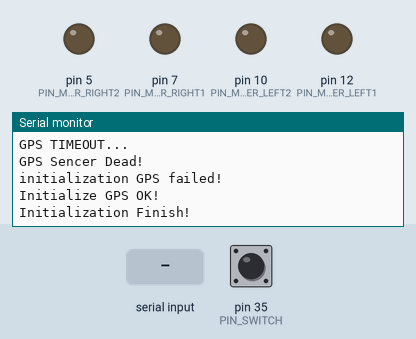
Simulated run of this sketch. Board: Arduino Mega 2560, built with avr-gcc and run on an emulated ATmega2560. Shown: output pins drawn as LEDs (lit = HIGH), the last lines printed to the serial monitor. Wiring (inferred from the names in the program): HMC5883L compass at I2C address 0x1E. The inputs (shaded band) are chosen by the test bench; at power-on: pin 35 (PIN_SWITCH) LOW. Storage starts empty.

Above: at 17.9 s.
18.0 s: "90,45,200\n" received over the second serial link
At 18.8 s:
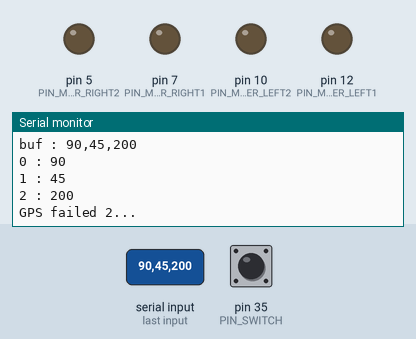
19.5 s: "90,45\n" received over the second serial link
At 20.5 s:
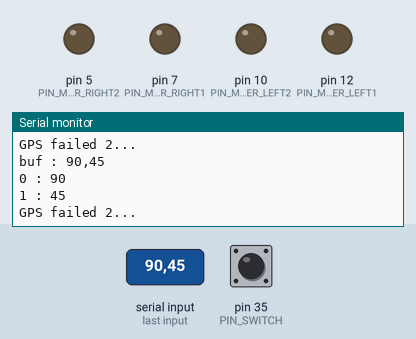
21.0 s: "0\n" received over the second serial link
At 22.2 s:
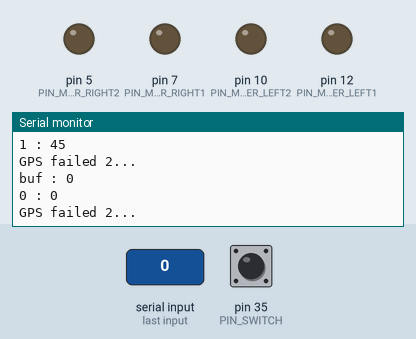
Timing chart, 0 to 24.0 s (numbered marks = the images above; inputs shaded):
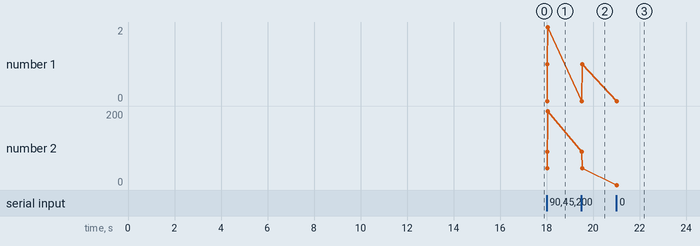

Measured:
- after the input at 18.0 s, the serial monitor: prints a new line at once (image 1)
- after the input at 19.5 s, the serial monitor: prints a new line at once (image 2)
- after the input at 21.0 s, the serial monitor: prints a new line at once (image 3)

The sketch:

Main_Ver.1.10.02.ino
```cpp
#include <Wire.h>				// for I2C通信
#include <math.h>				// atan2とか
#include <SPI.h>
#include <SD.h>
//#include <SoftwareSerial.h>		// for GPS Serial通信

// #########################################
// 関数プロトタイプ宣言
// #########################################
// ミッション遂行系
void RunUpNearGoal(double residualError);
void ApproachGoal(double residualError);
void FinalApproachToGoal(double residualError);
// 地磁気系
double GetMagnetRad();
double GetMagnetRadNTimes(int n);
// モーター系
int SetRoverAngle(double targetRad, int maxCount);
void GoStraight(double targetDirection, unsigned long msec);
void SpinRover(double LorR, unsigned long mSec);
void SetMoter(int l1, int l2, int r1, int r2);
// GPS系
int InitializeGps();
int GetGpsData();
int Split(char *string, char *separator);
void SendUnable(int datatype);
char ChecksumCalc(char *dt);
void CalcDistanceDirection();
// Log系
int InitializeSd();
void SdOpenFailed();
void LogSta(char *string);
void LogGps();
void LogMagRaw();
void LogMagAvg(int n, double rad);
void LogAcc();
void LogPho(int ok);


// I2C
unsigned char I2cRead(unsigned char regAddress);
void I2cWrite(unsigned char regAddress, unsigned char data);
// 変換系
double NormalizeRad(double input);
double NormalizeRadSym(double input);
double Deg2Rad(double deg);
double Rad2Deg(double rad);
double ddmm2dddd(double ddmm);
unsigned long Meter2Msec(double meter);
double Msec2Meter(int msec);
unsigned long Sec2Msec(int Sec);
// #########################################

// #########################################
// 定数定義
// #########################################

#define DEBUG 1

#define SERIAL_BAUDRATE 9600		// シリアル通信のボーレート

// スイッチ
#define PIN_SWITCH 35

// 加速度センサ
#define PIN_ACC_Z 0
#define PIN_ACC_Y 2
#define PIN_ACC_X 4

// モーター
#define PIN_MOTER_LEFT1 12
#define PIN_MOTER_LEFT2 10
#define PIN_MOTER_RIGHT1 7
#define PIN_MOTER_RIGHT2 5

// 地磁気センサ
#define HMC5883L_ADDRESS 0x1E		// 7bit ADDRESS for I2C通信の素子識別アドレス

// CdS光センサ
#define ANALOG_PIN_CDS 1			// 光センサのアナログin

// GPS
#define GpsSerialBegin(baudrate) Serial1.begin(baudrate)
#define GpsSerialRead() Serial1.read()
#define GpsSerialAvailable() Serial1.available()
#define GpsSerialPrint(gpsSendData) Serial1.print(gpsSendData)

// Log
//SPI通信で使われるピンは次のとおりです。
//Arduino Uno(ATmega168/328を搭載するボード): 10(SS)、11(MOSI)、12(MISO)、>13(SCK)
//Arduino Leonardo: ICSP4(MISO)、ICSP1(MOSI)、ICSP3(SCK)
//Arduino Mega: 50(MISO)、51(MOSI)、52(SCK)、53(SS)
#define PIN_SD_SS 53

// #########################################

// #########################################
// Global変数定義
// #########################################

// 地磁気センサ
const double MAGNET_DECLINATION = 7.0;					// 東京で西偏7度0分
int Magnet_X12 = 0;
int Magnet_Z12 = 0;
int Magnet_Y12 = 0;

// 加速度センサ
long Acc_X = 0;
long Acc_Z = 0;
long Acc_Y = 0;

// GPS
const long EARTH_RADIUS = 6378137;
#define GPS_RAW_ARR_LENGTH 30					// Gps_Raw_Arrの長さ
#define GPS_RAW_ARR_BUF_LENGTH 20				// Gps_Raw_Arrの値の長さ
char Gps_Raw_Arr[GPS_RAW_ARR_LENGTH][GPS_RAW_ARR_BUF_LENGTH];
double Gps_Lat;									//
double Gps_Long;								//dd.mmmmmmにすること
double Gps_Height;								//
double Gps_Distance;							//センサと目的地間距離
double Gps_Radian;								//センサから目的地までの方位
const double TARGET_LATITUDE = 35.428045;
const double TARGET_LONGITUDE = 139.457297;		//dd,mmmmmm安田講堂塔真ん中(D, D)=(1602.1, 4.48286)

// Log
File MY_FILE;
char FLIE_NAME[] = "LOG.CSV";
// #########################################


void setup() {
	int countSwitch = 0;
	delay(1000);

	// ボタンが押されて，安定したらスタート
	while(1) {
		countSwitch = 0;
		for (int i = 0; i < 10; i++) {
			countSwitch += digitalRead(PIN_SWITCH);
			delay(50);
		}
		if (countSwitch == 0) {
			break;
		}
	}

	int error = 1;
	Serial.begin(SERIAL_BAUDRATE);
	Wire.begin();					// I2C通信起動
	I2cWrite(0x02,0x00);			// 地磁気センサの設定
	if (DEBUG) Serial.println("Switch ON!");

	// SD初期化
	// エラーの場合，音を鳴らして警告させたい
	error = InitializeSd();
	if (error == 0) {
		Serial.println("initialization SD failed!");
		// #########################
		// ここに警告音
	}

	LogSta("Switch ON!");						// ほんとは，SwitchONはもっと前だけど，SDの初期化終わらないと書き込めないのよね....w
	LogSta("Initialize SD OK!");
	if (DEBUG) Serial.println("Initialize SD OK!");

	// GPS初期化
	error = InitializeGps();
	if (error == 0) {
		Serial.println("initialization GPS failed!");
		// #########################
		// ここに警告音
	}

	LogSta("Initialize GPS OK!");
	if (DEBUG) Serial.println("Initialize GPS OK!");

	// モーターのピン設定
	pinMode(PIN_MOTER_LEFT1, OUTPUT);
	pinMode(PIN_MOTER_LEFT2, OUTPUT);
	pinMode(PIN_MOTER_RIGHT1, OUTPUT);
	pinMode(PIN_MOTER_RIGHT2, OUTPUT);
	SetMoter(0,0,0,0);

	// ###########################
	// 初期化完了の音を鳴らしたい
	LogSta("Initialization Finish!");
	if (DEBUG) Serial.println("Initialization Finish!");

	delay(100);
}


void loop() {
	double magnetRad;

//	Serial.print("Switch : ");
//	Serial.println(digitalRead(PIN_SWITCH));
	GetGpsData();


}


// #########################################
// ミッション遂行系
// residualErrorは残り半径
void RunUpNearGoal(double residualError) {
	int getGpsData = 0;			//GetGpsData()の返り値保存用
	unsigned long time = millis();

	while(1) {
		// GPS取得
		getGpsData = 0;
		time = millis();
		// バッファを消すためGPSは3回とる
		while(getGpsData < 3) {
			if(millis() > time + Sec2Msec(10)) {		//これで10秒間とれなかったらループから外れる...はず
				break;
			}
			getGpsData += GetGpsData();
		}

		if (DEBUG) {
			if (getGpsData < 3) {
				Serial.println("getGpsData is under 3");
			} else {
				Serial.println("GetGpsData OK!");
			}
			Serial.print("Gps_Lat : ");
			Serial.println(Gps_Lat);
			Serial.print("Gps_Long : ");
			Serial.println(Gps_Long);
		}

		// 方向距離取得
		CalcDistanceDirection();

		// 終了判定
		if (Gps_Distance < residualError) {
			if (DEBUG) Serial.println("break RunUpNearGoal()");
			delay(10000);
			return;
		}

		// ローバー角度調整		25(maxCount)は要検討
		if ( SetRoverAngle(Gps_Radian, 25) < 20 ) {
			if (DEBUG) Serial.println("SetRoverAngle OK!");
		} else {
			if (DEBUG) Serial.println("SetRoverAngle failed...");
		}

		if (DEBUG) Serial.print("NowRad : ");
		if (DEBUG) Serial.println(NormalizeRadSym( GetMagnetRad() ));
		delay(1000);

		// 進む
		SetMoter(255,0,255,0);
		// 進む距離適当
		delay( Meter2Msec(10.0) );

		SetMoter(0,0,0,0);
		delay(1000);

		// 回転，わだち回避
		SpinRover(1.0, Sec2Msec(5));
		delay(1000);
		SpinRover(-1.0, Sec2Msec(5));
		delay(1000);
	}
}

void ApproachGoal(double residualError) {

}

void FinalApproachToGoal(double residualError) {

}


// #########################################
// 地磁気系
double GetMagnetRad() {
	double magnetRad;
	unsigned char xMsb;
	unsigned char xLsb;
	unsigned char zMsb;
	unsigned char zLsb;
	unsigned char yMsb;
	unsigned char yLsb;
	double xDouble;
	double yDouble;

	// 順番がXZYなので注意！
	xMsb = I2cRead(0x03);
	xLsb = I2cRead(0x04);
	zMsb = I2cRead(0x05);
	zLsb = I2cRead(0x06);
	yMsb = I2cRead(0x07);
	yLsb = I2cRead(0x08);

	Magnet_X12 = xMsb;
	Magnet_X12 = ((Magnet_X12 << 8) & 0xFF00) | xLsb; //SHIFT & GET 12bit DATA WITH MSB
	Magnet_Y12 = yMsb;
	Magnet_Y12 = ((Magnet_Y12 << 8) & 0xFF00) | yLsb; //SHIFT & GET 12bit DATA WITH MSB
	Magnet_Z12 = zMsb;
	Magnet_Z12 = ((Magnet_Z12 << 8) & 0xFF00) | zLsb; //SHIFT & GET 12bit DATA WITH MSB

	//CONVERT TO DOUBLE (FOR atan2)
	xDouble = Magnet_X12;
	yDouble = Magnet_Y12;

	magnetRad = atan2(yDouble,xDouble);
	magnetRad += MAGNET_DECLINATION;		// 偏角補正

	return magnetRad;
}

// 地磁気をN回取得し，平均
double GetMagnetRadNTimes(int n) {
	double result = 0;
	for(int i = 0; i < n; i++) {
		result += NormalizeRad( GetMagnetRad() ) / n;
		delay(10);
	}
	return result;
}


// #########################################
// モーター系
// maxCount は 角度調整回数の上限
int SetRoverAngle(double targetRad, int maxCount) {
	int dMSec = 100;				// 最小角度変更の際の回転時間(ミリ秒)
	double epsilonRad = 0.174533;	// 許容誤差 注意スべきは，許容誤差が最小角度変更より小さいと発振
	double dRad;
	int count = 0;
	double nowRad = NormalizeRadSym( GetMagnetRadNTimes(5) );

	dRad = NormalizeRadSym(targetRad - nowRad);
	while(count < maxCount && abs(dRad) > epsilonRad) {
		SpinRover(dRad, dMSec);
		count++;
		nowRad = NormalizeRadSym( GetMagnetRadNTimes(5) );
		dRad = NormalizeRadSym(targetRad - nowRad);
		delay(500);
	}

	return count;
}

//void GoStraight(double targetDirection, unsigned long msec) {
//	double gainP = 1;					//ここの値は適宜変える！正の値
//	double gainI = 0.0001;
//	double gainD = 0.01;
//	double sumError = 0;
//	double lastError = 0;
//	int loopTime = 100;
//	int count = 0;
//	int maxCount = msec / loopTime;		//msecは100ミリ秒単位で指定、ループ回数はそれをlooptimeで割った数
//
//	while(count < maxCount){
//		double errorDirection = NormalizeRad(-targetDirection + GetMagnetRad()) ;
////		if(abs(errorDirection) > M_PI){				//dDirectionをnormalizeしてなかった時の。
////			errorDirection = (-2*M_PI + abs(errorDirection)) * errorDirection / abs(errorDirection);
////		}
//		if(errorDirection > M_PI){
//			errorDirection =  errorDirection - 2*M_PI;
//		}
//	//		Serial.println(Rad2Deg( errorDirection ),6);
//
//		sumError += errorDirection*looptime;
//
//		double inputPid = gainP*errorDirection + gainI*sumError + gainD*(errorDirection + lastError)/loopTime;
//
//		if(inputPid > 0){
//			analogWrite(PIN_MOTER_LEFT1,255 * (M_PI - inputPid) / M_PI);
//			analogWrite(PIN_MOTER_RIGHT1,255);
//
//		}else if(inputPid < 0){
//			analogWrite(PIN_MOTER_LEFT1,255);
//			analogWrite(PIN_MOTER_RIGHT1,255 * (M_PI + inputPid) / M_PI);		//負なので+
//
//		}else{
//			analogWrite(PIN_MOTER_LEFT1,255);
//			analogWrite(PIN_MOTER_RIGHT1,255);
//		}
//
//		delay(loopTime);
//		lastError = errorDirection;
//		count ++;
//	}
//}


// 正(1.0)で右，負(-1.0)で左
void SpinRover(double LorR, unsigned long mSec) {
	if (LorR > 0) {
		SetMoter(255,0,0,255);
	} else {
		SetMoter(0,255,255,0);
	}
	delay(mSec);
	SetMoter(0,0,0,0);
}

void SetMoter(int l1, int l2, int r1, int r2) {
	analogWrite(PIN_MOTER_LEFT1, l1);
	analogWrite(PIN_MOTER_LEFT2, l2);
	analogWrite(PIN_MOTER_RIGHT1, r1);
	analogWrite(PIN_MOTER_RIGHT2, r2);
}


// #########################################
// GPS系
int InitializeGps() {
	int count = 0;
	GpsSerialBegin(SERIAL_BAUDRATE);			// Serial通信の開始
	SendUnable(3);								//GPS:3.GSV,2.GSA,4.RMCの無効化
	SendUnable(2);
	SendUnable(4);

	// NULL で初期化．バッファローオーバーラン対策．
	for(int i = 0; i < GPS_RAW_ARR_LENGTH; i++) {
		for(int j = 0; j < GPS_RAW_ARR_BUF_LENGTH; j++) {
			Gps_Raw_Arr[i][j] = '\0';
		}
	}

	// 3回試行して取れなかったらエラー
	for(int i = 0; i < 3; i++) {
		count += GetGpsData();
	}

	if (count > 0) {
		return 1;
	} else {
		if (DEBUG) Serial.println("GPS Sencer Dead!");
		return 0;
	}

}

int GetGpsData() {
	char buf[256];			//受信データ用
	int count = 0;
	int gpsArrLength;
	unsigned long time = millis();

	// #########################################
	// ここにタイムアウトの実装
	do{
		if(GpsSerialAvailable()){
			buf[count] = GpsSerialRead();
			count++;
		}
		if (count > 250) break;
		if (millis() > time + 5000) {		// タイムアウト
			if (DEBUG) Serial.println("GPS TIMEOUT...");
			return 0;
		}
	}while(buf[count - 1] != 0x0A);				//改行コード0x0Aが来たらひとまず受信終わり
	buf[count] = '\0';							//bufにgpsデータ保存

	if (DEBUG) {
		Serial.print("buf : ");						//受信したbuf確認用
		Serial.println(buf);
	}

	gpsArrLength = Split(buf, ",.");
	if (gpsArrLength == 14 && !strcmp(Gps_Raw_Arr[0], "$GPGGA")) {		// 送られてきたデータが15個で，$GPGGAならtrue
		if (strcmp(Gps_Raw_Arr[2], "NULL") && strcmp(Gps_Raw_Arr[4], "NULL") && strcmp(Gps_Raw_Arr[5], "NULL") && strcmp(Gps_Raw_Arr[5], "NULL") && strcmp(Gps_Raw_Arr[11], "NULL")) {

			Gps_Lat = 0.01 * atof(Gps_Raw_Arr[2]);			//char ddmm.mmmm → double dd.mmmmmm
			Gps_Long = 0.01 * atof(Gps_Raw_Arr[4]);			//コピーできないので元配列から直接
			Gps_Height = atof(Gps_Raw_Arr[11]);			//コピーできないので元配列から直接

			if (strcmp(Gps_Raw_Arr[3], "N")) {			// S だとtrue
				Gps_Lat = -1 * Gps_Lat;					//南緯の場合負の値にする  一応南緯も対応...?(笑)
			}
			if (strcmp(Gps_Raw_Arr[5], "E")) {			// W だとtrue
				Gps_Long = -1 * Gps_Long;				//西経の場合負の値にする
			}

			if (DEBUG) Serial.println("GPS success");
			return 1;
		} else {
			if (DEBUG) Serial.println("GPS failed 1...");
			return 0;
		}
	} else {
		if (DEBUG) Serial.println("GPS failed 2...");
//		Serial.print("[0] : ");
//		Serial.println(Gps_Raw_Arr[0]);
//		Serial.print("[2] : ");
//		Serial.println(Gps_Raw_Arr[2]);
//		Serial.print("[4] : ");
//		Serial.println(Gps_Raw_Arr[4]);
//		Serial.print("[5] : ");
//		Serial.println(Gps_Raw_Arr[5]);
		return 0;
	}
}

//ターゲットと現在地の間の	距離の計算
void CalcDistanceDirection(){
	double gapLat = TARGET_LATITUDE - Gps_Lat;
	double gapLong = TARGET_LONGITUDE - Gps_Long;

	double latRad = Deg2Rad( ddmm2dddd(Gps_Lat) );
	double gapLatRad = Deg2Rad( ddmm2dddd(gapLat) );
	double gapLongRad = Deg2Rad( ddmm2dddd(gapLong) );

	double gapX = EARTH_RADIUS * gapLongRad * cos(latRad);			//直交座標として計算
	double gapY = EARTH_RADIUS * gapLatRad;
	Gps_Distance = sqrt(gapX*gapX + gapY*gapY);

	Gps_Radian = NormalizeRad( atan2(gapX, gapY) );
}

//不要なデータを送らないようにする datatype:0:GGA 1:GGL 2:GSA 3:GSV 4:RMC 5:VTG 6:MSS 8:ZDA
void SendUnable(int datatype){
	char c , buf[24] ;
	memset(buf,0x00,sizeof(buf)) ;
	strcat(buf,"$PSRF103,");
	buf[9] = datatype + 0x30 ;
	strcat(buf,",0,0");
	strcat(buf,",1") ;			// ChecksumEnable (チェックサムは付加する)
	c = ChecksumCalc(&buf[1]) ;			// チェックサムの計算を行う
	strcat(buf,"*") ;				// Checksum
	itoa(c,&buf[strlen(buf)],16) ;
	c = strlen(buf) ;
	buf[c] = 0x0d ;				// CR
	buf[c+1] = 0x0a ;				// LF
	GpsSerialPrint(buf);
}

//SendUnable用のチェックサム計算関数
char ChecksumCalc(char *dt) {
	char ans ;
	int i , len ;
	len = strlen(dt) ;
	ans = *dt ;
	for (i=1 ; i<len ; i++) {
		dt++ ;
		ans = ans ^ *dt ;
	}
	return ans ;
}

int Split(char *string, char *separator) {
	char *endAdress;						// 処理する文字列末尾のアドレス
	char *startAdress;						// 切り取る文字列の先頭
	char *pointer;							// 処理する位置を保持
	char splitString[100];					// 切り取った文字 文字数の上限に注意
	int count = 0;							// カウンタ
	int flag = 0;							// 処理終了のため

	endAdress = string + strlen(string);	// 文字列の末尾のポインタ．\0の位置
	startAdress = string;					// セパレーター探索スタート位置

	while(count < GPS_RAW_ARR_LENGTH) {
		pointer = strpbrk(startAdress, separator);		// セパレーターの検索 見つからなければNULL
		if (pointer == NULL) {							// セパレーターが発見できなかったらtrue
			// セパレーターが発見できなくても最後の文字列を処理する．
			if (flag) {
				break;
			}
			flag = 1;									// 次回LOOPから抜けれるように
		} else {
			*pointer = '\0';							// セパレーターをNULLに置換
			pointer++;									// 処理位置を次へ移動
			// *(pointer++) = 0;
		}

		strcpy(splitString, startAdress);				// 切り取った文字列をコピー って，まだ切り取ってないかw
		startAdress = pointer;							// 次切り取る文字列の先頭を更新

		if (!strcmp(splitString, "")) {					// strcmp 一致 → 0
			strcpy(splitString, "NULL");
		}

		//###################
		// debug用表示
		Serial.print(count);
		Serial.print(" : ");
		Serial.print(splitString);
		Serial.print("\n");
		//###################

		// GPS RAW DATA配列更新
		// 安全なコピー．バッファローオーバーラン対策．
		strncpy(Gps_Raw_Arr[count], splitString, GPS_RAW_ARR_BUF_LENGTH - 1);
		Gps_Raw_Arr[count][GPS_RAW_ARR_BUF_LENGTH - 1] =  '\0';
		count++;
//		delay(500);
	}

	return (count-1);
}


// #########################################
// ログ系
int InitializeSd() {
	pinMode(PIN_SD_SS, OUTPUT);
	if (!SD.begin(PIN_SD_SS)) {
		if (DEBUG) Serial.println("SD.begin failed!");
		return 0;
	}
	MY_FILE = SD.open(FLIE_NAME, FILE_WRITE);
	if (!MY_FILE) {
		SdOpenFailed();
		return 0;
	}
	MY_FILE.close();
	return 1;
}

void SdOpenFailed() {
	if (DEBUG) Serial.println("SdOpenFailed");
	// #########################
	// ここに警告音
}

void LogSta(char *string) {
	MY_FILE = SD.open(FLIE_NAME, FILE_WRITE);
	if (!MY_FILE) {
		SdOpenFailed();
		return;
	}
	MY_FILE.print(millis());
	MY_FILE.print(",Sta,");
	MY_FILE.print(string);
	MY_FILE.println("");
	MY_FILE.close();
	return;
}

void LogGps() {
	double kazu;
	int seisu;
	long shousu;
	MY_FILE = SD.open(FLIE_NAME, FILE_WRITE);
	if (!MY_FILE) {
		SdOpenFailed();
		return;
	}
	// 小数は書き込めないので変換必須
	MY_FILE.print(millis());
	MY_FILE.print(",Gps,");

	kazu = Gps_Lat;
	seisu = (int)kazu;
	shousu = abs( (kazu - (int)kazu)*1000000 );
	MY_FILE.print(seisu);
	MY_FILE.print(".");
	MY_FILE.print(shousu);

	MY_FILE.print(",");

	kazu = Gps_Long;
	seisu = (int)kazu;
	shousu = abs( (kazu - (int)kazu)*1000000 );
	MY_FILE.print(seisu);
	MY_FILE.print(".");
	MY_FILE.print(shousu);

	MY_FILE.print(",");

	kazu = Gps_Height;
	seisu = (int)kazu;
	shousu = abs( (kazu - (int)kazu)*1000000 );
	MY_FILE.print(seisu);
	MY_FILE.print(".");
	MY_FILE.print(shousu);

	MY_FILE.println("");
	MY_FILE.close();
	return;
}

void LogMagRaw() {
	MY_FILE = SD.open(FLIE_NAME, FILE_WRITE);
	if (!MY_FILE) {
		SdOpenFailed();
		return;
	}
	MY_FILE.print(millis());
	MY_FILE.print(",MagRaw,");
	MY_FILE.print(Magnet_X12);
	MY_FILE.print(",");
	MY_FILE.print(Magnet_Y12);
	MY_FILE.print(",");
	MY_FILE.print(Magnet_Z12);
	MY_FILE.println("");
	MY_FILE.close();
	return;
}

void LogMagAvg(int n, double rad) {
	double kazu;
	int seisu;
	long shousu;
	MY_FILE = SD.open(FLIE_NAME, FILE_WRITE);
	if (!MY_FILE) {
		SdOpenFailed();
		return;
	}
	MY_FILE.print(millis());
	MY_FILE.print(",MagAvg,");
	MY_FILE.print(n);
	MY_FILE.print(",");

	kazu = rad;
	seisu = (int)kazu;
	shousu = abs( (kazu - (int)kazu)*1000000 );
	MY_FILE.print(seisu);
	MY_FILE.print(".");
	MY_FILE.print(shousu);

	MY_FILE.println("");
	MY_FILE.close();
	return;
}

void LogAcc() {
	// #########################
}

void LogPho(int ok) {
	MY_FILE = SD.open(FLIE_NAME, FILE_WRITE);
	if (!MY_FILE) {
		SdOpenFailed();
		return;
	}
	MY_FILE.print(millis());
	MY_FILE.print(",Pho,");
	MY_FILE.print(ok);
	MY_FILE.println("");
	MY_FILE.close();
	return;
}

// #########################################
// I2C
unsigned char I2cRead(unsigned char regAddress) {
	Wire.beginTransmission(HMC5883L_ADDRESS);
	Wire.write(regAddress);
	Wire.endTransmission(false);
	Wire.requestFrom(HMC5883L_ADDRESS,1);
	return Wire.read();
}

void I2cWrite(unsigned char regAddress, unsigned char data) {
	Wire.beginTransmission(HMC5883L_ADDRESS);
	Wire.write(regAddress);
	Wire.write(data);
	Wire.endTransmission(false);
}


// #########################################
// 変換系
double NormalizeRad(double input) {				//radianを0~2πにする
	if (input >= 0 ) {
		return input - (int)(input / (2*M_PI)) *2*M_PI;
	} else {
		return input + ((int)((-1*input) / (2*M_PI)) + 1)* 2*M_PI;
	}
}

double NormalizeRadSym(double input) {
	double result = NormalizeRad(input);
	if (result > M_PI) {
		result -= 2*M_PI;
	}
	return result;
}

//degree→radian変換
double Deg2Rad(double deg) {
	return deg * M_PI / 180.0;
}

//radian→degree変換
double Rad2Deg(double rad) {
	return rad * 180.0 / M_PI;
}

//degree値、dd.mmmmmmからdd.ddddddに変換
double ddmm2dddd(double ddmm){
	return (int)(ddmm) + (ddmm - (int)ddmm) / 0.6;
}

// ローバー走行距離 メートル → ローバー走行時間 msec
unsigned long Meter2Msec(double meter) {
	// 2km/h = 2000/3600 m/s = 0.55556 m/s を仮定
	return (unsigned long)(1000 * meter / 0.55556);
}

// ローバー走行距離 メートル ← ローバー走行時間 msec
double Msec2Meter(int msec) {
	// 2km/h = 2000/3600 m/s = 0.55556 m/s を仮定
	return (msec * 1.0) * 0.5556 / 1000.0;
}

unsigned long Sec2Msec(double Sec) {
	return (unsigned long)(Sec * 1000);
}


// TO DO


// ###########
// println と print("\n")の改行コードが一致してるか調べる．
// GPSの時間もログ

// max min absは注意
```
